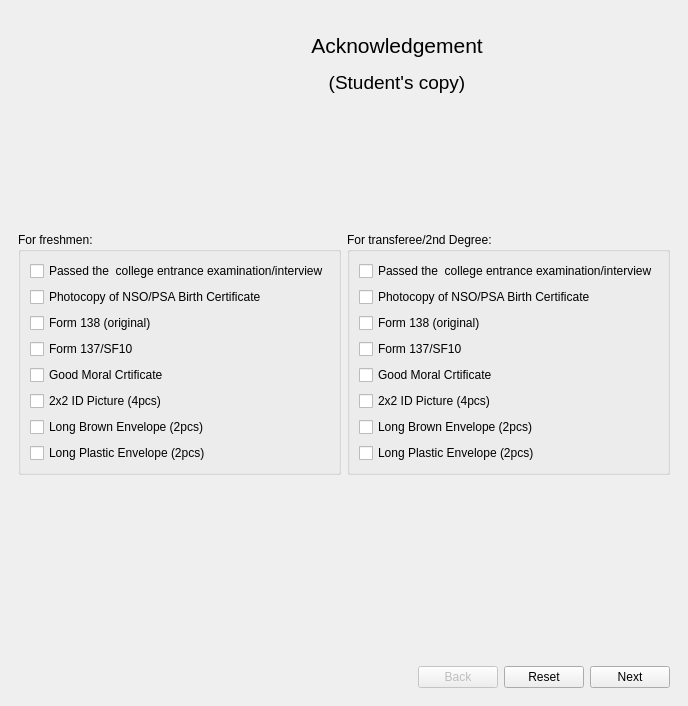
<?xml version="1.0" encoding="UTF-8"?>
<ui version="4.0">
 <class>MainWindow</class>
 <widget class="QMainWindow" name="MainWindow">
  <property name="geometry">
   <rect>
    <x>0</x>
    <y>0</y>
    <width>688</width>
    <height>706</height>
   </rect>
  </property>
  <property name="windowTitle">
   <string>MainWindow</string>
  </property>
  <widget class="QWidget" name="Wrapper">
   <property name="cursor">
    <cursorShape>ArrowCursor</cursorShape>
   </property>
   <layout class="QVBoxLayout" name="verticalLayout">
    <item alignment="Qt::AlignHCenter|Qt::AlignTop">
     <widget class="QWidget" name="header" native="true">
      <property name="sizePolicy">
       <sizepolicy hsizetype="Preferred" vsizetype="Preferred">
        <horstretch>0</horstretch>
        <verstretch>0</verstretch>
       </sizepolicy>
      </property>
      <property name="contextMenuPolicy">
       <enum>Qt::DefaultContextMenu</enum>
      </property>
      <layout class="QHBoxLayout" name="horizontalLayout_2">
       <property name="sizeConstraint">
        <enum>QLayout::SetNoConstraint</enum>
       </property>
       <item>
        <widget class="QLabel" name="label_3">
         <property name="sizePolicy">
          <sizepolicy hsizetype="Fixed" vsizetype="Fixed">
           <horstretch>0</horstretch>
           <verstretch>0</verstretch>
          </sizepolicy>
         </property>
         <property name="minimumSize">
          <size>
           <width>100</width>
           <height>100</height>
          </size>
         </property>
         <property name="maximumSize">
          <size>
           <width>100</width>
           <height>100</height>
          </size>
         </property>
         <property name="baseSize">
          <size>
           <width>0</width>
           <height>0</height>
          </size>
         </property>
         <property name="cursor">
          <cursorShape>ArrowCursor</cursorShape>
         </property>
         <property name="tabletTracking">
          <bool>true</bool>
         </property>
         <property name="contextMenuPolicy">
          <enum>Qt::NoContextMenu</enum>
         </property>
         <property name="toolTipDuration">
          <number>0</number>
         </property>
         <property name="text">
          <string/>
         </property>
         <property name="textFormat">
          <enum>Qt::PlainText</enum>
         </property>
         <property name="pixmap">
          <pixmap>assets/lyceumLogo.png</pixmap>
         </property>
         <property name="scaledContents">
          <bool>true</bool>
         </property>
         <property name="alignment">
          <set>Qt::AlignCenter</set>
         </property>
         <property name="wordWrap">
          <bool>false</bool>
         </property>
         <property name="margin">
          <number>0</number>
         </property>
         <property name="indent">
          <number>0</number>
         </property>
        </widget>
       </item>
       <item>
        <widget class="QWidget" name="widget_2" native="true">
         <property name="minimumSize">
          <size>
           <width>280</width>
           <height>0</height>
          </size>
         </property>
         <layout class="QVBoxLayout" name="verticalLayout_5">
          <item>
           <widget class="QLabel" name="label_2">
            <property name="minimumSize">
             <size>
              <width>250</width>
              <height>0</height>
             </size>
            </property>
            <property name="lineWidth">
             <number>0</number>
            </property>
            <property name="text">
             <string>&lt;html&gt;&lt;head/&gt;&lt;body&gt;&lt;p align=&quot;center&quot;&gt;&lt;span style=&quot; font-size:16pt;&quot;&gt;Acknowledgement&lt;/span&gt;&lt;/p&gt;&lt;/body&gt;&lt;/html&gt;</string>
            </property>
            <property name="indent">
             <number>-1</number>
            </property>
           </widget>
          </item>
          <item alignment="Qt::AlignTop">
           <widget class="QLabel" name="label">
            <property name="lineWidth">
             <number>0</number>
            </property>
            <property name="text">
             <string>&lt;html&gt;&lt;head/&gt;&lt;body&gt;&lt;p align=&quot;center&quot;&gt;&lt;span style=&quot; font-size:14pt;&quot;&gt;(Student's copy)&lt;/span&gt;&lt;/p&gt;&lt;/body&gt;&lt;/html&gt;</string>
            </property>
            <property name="indent">
             <number>-1</number>
            </property>
           </widget>
          </item>
         </layout>
        </widget>
       </item>
      </layout>
     </widget>
    </item>
    <item>
     <widget class="QFrame" name="formFrame">
      <layout class="QHBoxLayout" name="horizontalLayout">
       <item>
        <widget class="QGroupBox" name="groupBox">
         <property name="title">
          <string>For freshmen:</string>
         </property>
         <layout class="QVBoxLayout" name="verticalLayout_4">
          <item>
           <widget class="QCheckBox" name="checkBox_2">
            <property name="sizePolicy">
             <sizepolicy hsizetype="Fixed" vsizetype="Fixed">
              <horstretch>0</horstretch>
              <verstretch>0</verstretch>
             </sizepolicy>
            </property>
            <property name="text">
             <string>Passed the  college entrance examination/interview</string>
            </property>
           </widget>
          </item>
          <item>
           <widget class="QCheckBox" name="checkBox_3">
            <property name="text">
             <string>Photocopy of NSO/PSA Birth Certificate</string>
            </property>
           </widget>
          </item>
          <item>
           <widget class="QCheckBox" name="checkBox_6">
            <property name="text">
             <string>Form 138 (original)</string>
            </property>
           </widget>
          </item>
          <item>
           <widget class="QCheckBox" name="checkBox_4">
            <property name="text">
             <string>Form 137/SF10</string>
            </property>
           </widget>
          </item>
          <item>
           <widget class="QCheckBox" name="checkBox_7">
            <property name="text">
             <string>Good Moral Crtificate</string>
            </property>
           </widget>
          </item>
          <item>
           <widget class="QCheckBox" name="checkBox_8">
            <property name="text">
             <string>2x2 ID Picture (4pcs)</string>
            </property>
           </widget>
          </item>
          <item>
           <widget class="QCheckBox" name="checkBox">
            <property name="text">
             <string>Long Brown Envelope (2pcs)</string>
            </property>
           </widget>
          </item>
          <item>
           <widget class="QCheckBox" name="checkBox_5">
            <property name="text">
             <string>Long Plastic Envelope (2pcs)</string>
            </property>
           </widget>
          </item>
         </layout>
        </widget>
       </item>
       <item>
        <widget class="QGroupBox" name="groupBox_2">
         <property name="title">
          <string>For transferee/2nd Degree:</string>
         </property>
         <layout class="QVBoxLayout" name="verticalLayout_3">
          <item>
           <widget class="QCheckBox" name="checkBox_18">
            <property name="sizePolicy">
             <sizepolicy hsizetype="Fixed" vsizetype="Fixed">
              <horstretch>0</horstretch>
              <verstretch>0</verstretch>
             </sizepolicy>
            </property>
            <property name="text">
             <string>Passed the  college entrance examination/interview</string>
            </property>
           </widget>
          </item>
          <item>
           <widget class="QCheckBox" name="checkBox_21">
            <property name="text">
             <string>Photocopy of NSO/PSA Birth Certificate</string>
            </property>
           </widget>
          </item>
          <item>
           <widget class="QCheckBox" name="checkBox_22">
            <property name="text">
             <string>Form 138 (original)</string>
            </property>
           </widget>
          </item>
          <item>
           <widget class="QCheckBox" name="checkBox_23">
            <property name="text">
             <string>Form 137/SF10</string>
            </property>
           </widget>
          </item>
          <item>
           <widget class="QCheckBox" name="checkBox_17">
            <property name="text">
             <string>Good Moral Crtificate</string>
            </property>
           </widget>
          </item>
          <item>
           <widget class="QCheckBox" name="checkBox_24">
            <property name="text">
             <string>2x2 ID Picture (4pcs)</string>
            </property>
           </widget>
          </item>
          <item>
           <widget class="QCheckBox" name="checkBox_19">
            <property name="text">
             <string>Long Brown Envelope (2pcs)</string>
            </property>
           </widget>
          </item>
          <item>
           <widget class="QCheckBox" name="checkBox_20">
            <property name="text">
             <string>Long Plastic Envelope (2pcs)</string>
            </property>
           </widget>
          </item>
         </layout>
        </widget>
       </item>
      </layout>
     </widget>
    </item>
    <item alignment="Qt::AlignRight|Qt::AlignBottom">
     <widget class="QWidget" name="navigation" native="true">
      <layout class="QHBoxLayout" name="horizontalLayout_3">
       <item>
        <widget class="QPushButton" name="back">
         <property name="enabled">
          <bool>false</bool>
         </property>
         <property name="text">
          <string>Back</string>
         </property>
        </widget>
       </item>
       <item>
        <widget class="QPushButton" name="reset">
         <property name="text">
          <string>Reset</string>
         </property>
        </widget>
       </item>
       <item>
        <widget class="QPushButton" name="next">
         <property name="text">
          <string>Next</string>
         </property>
        </widget>
       </item>
      </layout>
     </widget>
    </item>
   </layout>
  </widget>
 </widget>
 <resources/>
 <connections/>
</ui>
